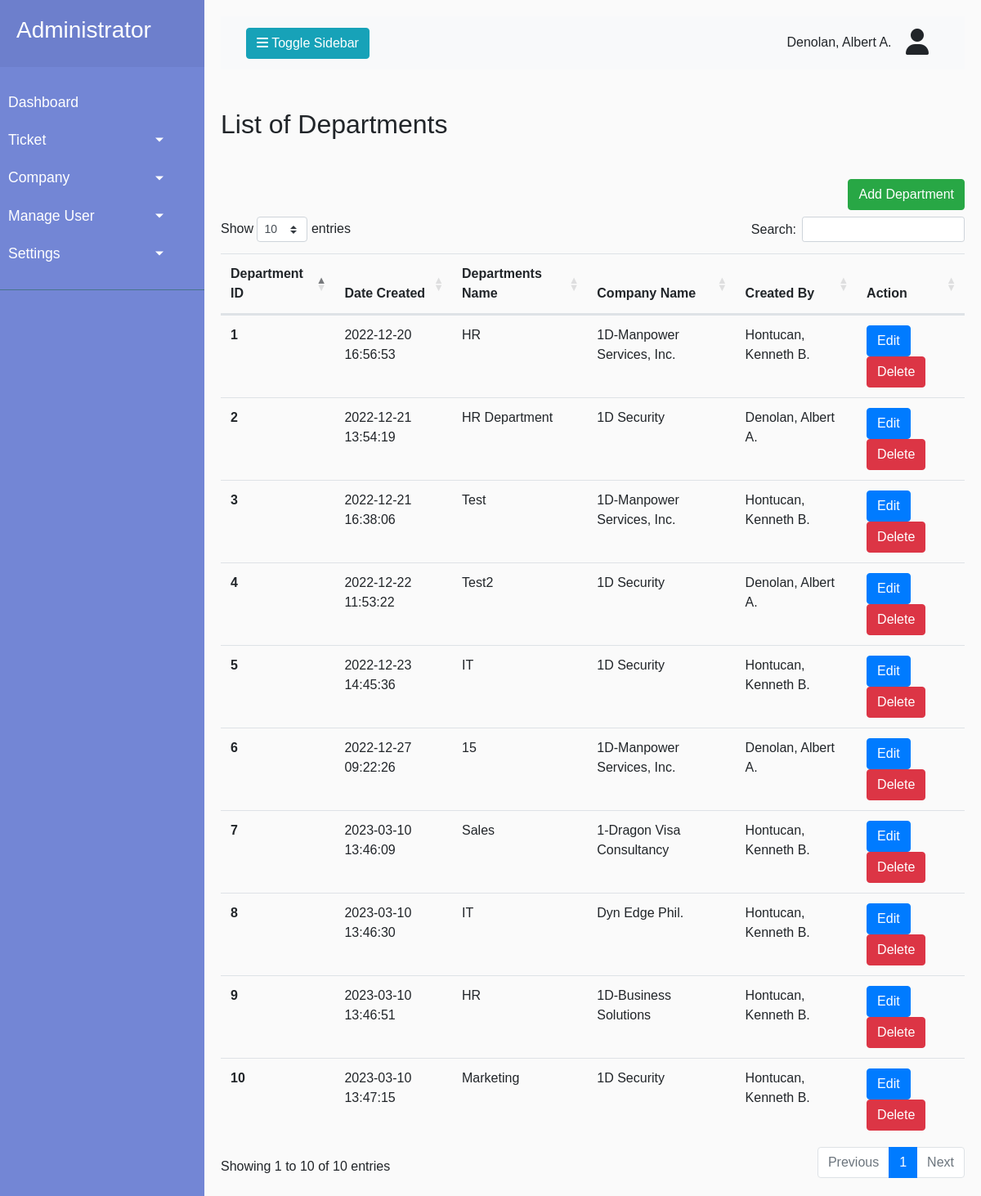
Screenshot of /Admin_side/department.php (signed in) with the database file from the repository.
### tables this page shows
CREATE TABLE `department` (
  `department_id` int(11) NOT NULL,
  `user_id` int(11) NOT NULL DEFAULT 0,
  `date_created` datetime NOT NULL DEFAULT current_timestamp(),
  `company_id` int(11) NOT NULL DEFAULT 0,
  `department_name` varchar(100) NOT NULL DEFAULT '0',
  `status` int(11) NOT NULL DEFAULT 0
);

CREATE TABLE `company` (
  `company_id` int(11) NOT NULL,
  `user_id` int(11) NOT NULL DEFAULT 0,
  `date_created` datetime NOT NULL DEFAULT current_timestamp(),
  `company_name` varchar(100) NOT NULL DEFAULT '0',
  `status` int(11) NOT NULL DEFAULT 0
);

### Admin_side/department.php (the view, shortened to what this page needs)
<?php
    include ('../includes/adminSidebar.php');
?>
            <h2 class="my-5">List of Departments</h2>
            <form class="form-inline d-flex justify-content-end align-items-baseline mb-2">
                <button type="button" data-toggle="modal" data-target="#addDepartmentModal" class="btn btn-success" <?php accessPermission("sa_add", $current_id, systemApps::appNum_Department); ?>>Add Department</button>
            </form>
            <table class="table" id="departmentTable">
                <thead>
                    <tr>
                        <th scope="col">Department ID</th>
                        <th scope="col">Date Created </th>
                        <th scope="col">Departments Name </th>
                        <th scope="col">Company Name </th>
                        <th scope="col">Created By </th>
                        <th scope="col">Action </th>
                    </tr>
                </thead>
                <tbody>
                    <?php
                        $sql = "SELECT
                        a.company_name,
                        b.date_created, b.department_name, b.user_id, b.department_id,
                        concat(c.last_name,', ',c.first_name,' ',c.middle_name,'.') as full_name
                        FROM
                        ((company a
                        INNER JOIN department b ON a.company_id=b.company_id)
                        INNER JOIN user c ON b.user_id=c.user_id)";
                        $result = mysqli_query($con, $sql);
                        $resultCheck = mysqli_num_rows($result);
                        $counter = 0;
                        if($resultCheck > 0){
                            while ($row = mysqli_fetch_assoc($result)){
                                $department_id = $row['department_id'];
                                $DepartmentName = $row['department_name'];
                                $dateCreated = $row['date_created'];
                                $companyName = $row['company_name'];
                                $full_name = $row['full_name'];
                                $counter++;
                    ?>
                                <tr>
                                    <th scope="row"><?php echo $counter; ?></th>
                                    <td> <?php echo $dateCreated; ?>  </td>
                                    <td> <?php echo $DepartmentName; ?></td>
                                    <td> <?php echo $companyName; ?>  </td>
                                    <td> <?php echo $full_name;   ?></td>
                                    <td>
                                        <button data-id="<?php echo $department_id;?>" class="editDepartment btn btn-primary" <?php accessPermission("sa_view", $current_id, systemApps::appNum_Department); ?>>Edit</button>
                                        <button data-id="<?php echo $department_id;?>" class="deleteDepartment btn btn-danger" <?php accessPermission("sa_delete", $current_id, systemApps::appNum_Department); ?>>Delete</button>
                                    </td>
                                </tr>
                    <?php
                            }
                        }
                    ?>
                </tbody>
            </table>
        </div>
    </div>
<?php
    include('../Includes/adminFooter.php');
?>

### CSS/style.css (style rules this page uses)
body { font-family: 'Poppins', sans-serif; background: #fafafa; }

### rows the page displays
department: date_created "2022-12-20 16:56:53", department_name "HR", company.company_name "1D-Manpower Services, Inc.", full_name "Hontucan, Kenneth B."
department: date_created "2022-12-21 13:54:19", department_name "HR Department", company.company_name "1D Security", full_name "Denolan, Albert A."
department: date_created "2022-12-21 16:38:06", department_name "Test", company.company_name "1D-Manpower Services, Inc.", full_name "Hontucan, Kenneth B."
department: date_created "2022-12-22 11:53:22", department_name "Test2", company.company_name "1D Security", full_name "Denolan, Albert A."
department: date_created "2022-12-23 14:45:36", department_name "IT", company.company_name "1D Security", full_name "Hontucan, Kenneth B."
department: date_created "2022-12-27 09:22:26", department_name "15", company.company_name "1D-Manpower Services, Inc.", full_name "Denolan, Albert A."
department: date_created "2023-03-10 13:46:09", department_name "Sales", company.company_name "1-Dragon Visa Consultancy", full_name "Hontucan, Kenneth B."
department: date_created "2023-03-10 13:46:30", department_name "IT", company.company_name "Dyn Edge Phil.", full_name "Hontucan, Kenneth B."
department: date_created "2023-03-10 13:46:51", department_name "HR", company.company_name "1D-Business Solutions", full_name "Hontucan, Kenneth B."
department: date_created "2023-03-10 13:47:15", department_name "Marketing", company.company_name "1D Security", full_name "Hontucan, Kenneth B."

### other values shown
$current_full_name "Denolan, Albert A."
